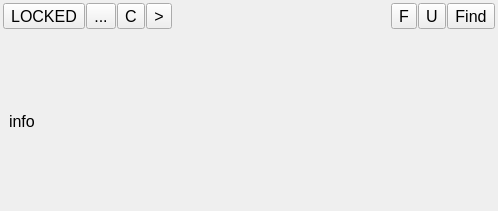
<?xml version="1.0" encoding="UTF-8"?>
<ui version="4.0">
 <class>IntrosepctorHeader</class>
 <widget class="QWidget" name="IntrosepctorHeader">
  <property name="geometry">
   <rect>
    <x>0</x>
    <y>0</y>
    <width>498</width>
    <height>211</height>
   </rect>
  </property>
  <property name="sizePolicy">
   <sizepolicy hsizetype="Maximum" vsizetype="Fixed">
    <horstretch>0</horstretch>
    <verstretch>0</verstretch>
   </sizepolicy>
  </property>
  <property name="font">
   <font>
    <pointsize>12</pointsize>
   </font>
  </property>
  <property name="windowTitle">
   <string>Form</string>
  </property>
  <layout class="QVBoxLayout" name="verticalLayout">
   <property name="spacing">
    <number>0</number>
   </property>
   <property name="margin">
    <number>0</number>
   </property>
   <item>
    <widget class="QFrame" name="groupLock">
     <property name="sizePolicy">
      <sizepolicy hsizetype="Preferred" vsizetype="Minimum">
       <horstretch>0</horstretch>
       <verstretch>0</verstretch>
      </sizepolicy>
     </property>
     <layout class="QHBoxLayout" name="horizontalLayout">
      <property name="spacing">
       <number>1</number>
      </property>
      <property name="margin">
       <number>3</number>
      </property>
      <item>
       <widget class="QToolButton" name="buttonLock">
        <property name="text">
         <string>LOCKED</string>
        </property>
        <property name="checkable">
         <bool>true</bool>
        </property>
       </widget>
      </item>
      <item>
       <widget class="QToolButton" name="buttonSync">
        <property name="text">
         <string>...</string>
        </property>
       </widget>
      </item>
      <item>
       <widget class="QToolButton" name="buttonNew">
        <property name="text">
         <string>C</string>
        </property>
       </widget>
      </item>
      <item>
       <widget class="QToolButton" name="buttonSelect">
        <property name="text">
         <string>&gt;</string>
        </property>
       </widget>
      </item>
      <item>
       <spacer name="horizontalSpacer">
        <property name="orientation">
         <enum>Qt::Horizontal</enum>
        </property>
        <property name="sizeHint" stdset="0">
         <size>
          <width>40</width>
          <height>20</height>
         </size>
        </property>
       </spacer>
      </item>
      <item>
       <widget class="QToolButton" name="buttonFold">
        <property name="text">
         <string>F</string>
        </property>
       </widget>
      </item>
      <item>
       <widget class="QToolButton" name="buttonUnfold">
        <property name="text">
         <string>U</string>
        </property>
       </widget>
      </item>
      <item>
       <widget class="QToolButton" name="buttonFind">
        <property name="text">
         <string>Find</string>
        </property>
       </widget>
      </item>
     </layout>
    </widget>
   </item>
   <item>
    <widget class="QFrame" name="groupMultiple">
     <layout class="QHBoxLayout" name="horizontalLayout_2">
      <item>
       <widget class="QLabel" name="textMultipleTargetInfo">
        <property name="sizePolicy">
         <sizepolicy hsizetype="Preferred" vsizetype="Expanding">
          <horstretch>0</horstretch>
          <verstretch>0</verstretch>
         </sizepolicy>
        </property>
        <property name="baseSize">
         <size>
          <width>0</width>
          <height>0</height>
         </size>
        </property>
        <property name="text">
         <string>info</string>
        </property>
       </widget>
      </item>
     </layout>
    </widget>
   </item>
  </layout>
 </widget>
 <resources/>
 <connections/>
</ui>
